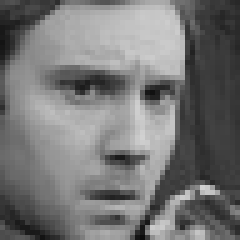
#> input picture sample/0.jpg, 48 x 48 px (shown 5 times larger)
$ jupyter execute --allow-errors main.ipynb
#> lines starting #> are read from the running program, lines starting #| are printed output that depends on the picture
# Expression Recognition - Short overview
1. We are given an image containing a face.

2. We classify the face in image to be happy or sad or angry etc..

3. Our images are 50 X 50 in size.

4. We use 'compact embedding' to extract important Features out of the image

5. We then use this as a 'Feature Vector' for data.

6. We train the model using SVM.

7. We then print the accuracy score for test data.

# Sample Image

[cell 1]
import numpy
import matplotlib.pyplot as plt
from PIL import Image
import sklearn
from scipy.signal import convolve2d
from PIL.ImageFilter import GaussianBlur
import os


im = Image.open("sample/0.jpg").convert("L")
#> im is the input picture: PIL image 48x48 L; min 11, max 209, mean 117.6
plt.figure()
plt.imshow(numpy.array(im))

# Embeddings

We try two different embeddings:
1. Edge detection algorithm.
2. Uniform Local Binary Pattern Histogram

## Edge detection: Robert Cross Edge detector
1. The Roberts Cross operator performs a simple, quick to compute, 2-D spatial gradient measurement on an image. It thus highlights regions of high spatial frequency which often correspond to edges.

2. In theory, the operator consists of a pair of 2×2 convolution kernels as shown in Figure 1. One kernel is simply the other rotated by 90°.

3. We apply this convolution using scipy's convolve2d to each pixel

[cell 2]
def _get_image_as_array(path: str):
    im = Image.open(path)
    im = im.convert(mode="L")

    arr = numpy.asarray(im)

    return arr

def _robert_edge_detector(path: str, blur: float, passfilter: int):
    #gx = numpy.array([[-1,0,1],[-2,0,2],[-1,0,1]])
    #gy = numpy.array([[1,2,1],[0,0,0], [-1,-2,-1]])

#> called with path = 'sample/0.jpg', blur = -1, passfilter = -1
    gx = numpy.array([[1,0],[0,-1]])
    gy = numpy.array([[0,1], [-1,0]])

    im = Image.open(path).convert("L")
    im = numpy.asarray(im)

    GX = convolve2d(im, gx, mode='same')
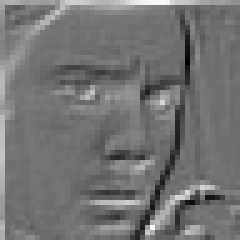
#> GX: shape (48, 48) int64 (shown 5 times larger); min -144, max 181, mean 3.4; drawn with min black and max white
    GY = convolve2d(im, gy, mode='same')
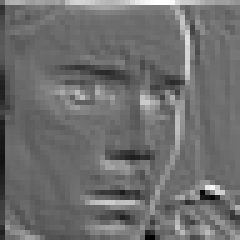
#> GY: shape (48, 48) int64 (shown 5 times larger); min -129, max 171, mean 1.1; drawn with min black and max white

    if blur > 0:
        G = numpy.array([[0.1,0.1],[0.1,0.1]])
        im = convolve2d(im, blur*G, mode='same')

        GX = convolve2d(im, gx, mode='same') * 1/numpy.sum(G)
        GY = convolve2d(im, gy, mode='same') * 1/numpy.sum(G)


    ret = numpy.absolute(GX) + numpy.absolute(GY)
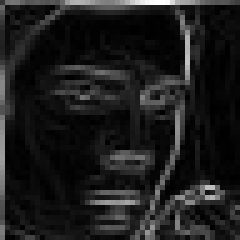
#> ret: shape (48, 48) int64 (shown 5 times larger); min 0, max 342, mean 39; drawn with min black and max white

    if passfilter > 0:
        th = passfilter
        th = numpy.average(ret)
        indxL = numpy.where(ret < th)
        indxH = numpy.where(ret >= th)

        ret[indxL] = 0
        ret[indxH] += 50

    return ret

im = _robert_edge_detector('sample/0.jpg', -1, -1)
plt.figure()
plt.imshow(im)

# Uniform Local Binary Pattern Histogram

1. The operator labels the pixels of an image by thresholding the 3x3-neighbourhood of each pixel with the center value and considering the result as a binary number.

2. Then the histogram of the labels can be used as a texture descriptor.

3.  A Local Binary Pattern is called uniform if it contains at most two bitwise transitions from 0 to 1 or vice versa.

4. In total there are 93 such numbers in range [0, 256] given by get ubins() function.

5. We split the given image into 9 tiles of 16 x 16 size.

6. Each tile gets a histogram of its's own.

7. Finally the feature vector is of size 837.

8. We can see that we reduced the FV size from 2500 to 837.

[cell 3]
def _split_mat(arr: numpy.ndarray, blk_size: int = 16):
    l = numpy.split(arr, list(range(blk_size,arr.shape[0],blk_size)))
    split = []
    for x in l:
        tmp = numpy.split(x, list(range(blk_size,arr.shape[0],blk_size)), axis=1)
        for y in tmp:
            split.append(y)
    return split
# bin(4)
def get_ubins():
    bins = []
    for i in range(256):
        bin_form = bin(i)
        bin_form = bin_form[2:]
        trns = 0
        #while len(bin_form) <= 8:
         #  bin_form = '0' + bin_form
        curr = bin_form[0]
        prev = bin_form[0]
        for x in bin_form:
            prev = curr
            curr = x
            if curr != prev:
                trns +=1
        if trns <= 2:
            bins.append(i)
    return bins

bins = get_ubins()

def _lbph_algorithm(path: str, ubins: list):
#> called with path = 'sample/0.jpg'
    im = Image.open(path).convert("L")
    im = numpy.array(im)
    min_indx = 0
    max_indx = im.shape[0]
#> max_indx = 48
    im.setflags(write=True)

    for i in range(max_indx):
        for j in range(max_indx):

            lbp = ''

            if (i-1) > min_indx and (j-1) > min_indx:
                if im[i][j] >= im[i-1][j-1]:
                    lbp += '0'
                else:
                    lbp += '1'

            if (i-1) > min_indx and (j) < max_indx:
                if im[i][j] >= im[i-1][j]:
                    lbp += '0'
                else:
                    lbp += '1'

            if (i-1) > min_indx and (j+1) < max_indx:
                if im[i][j] >= im[i-1][j+1]:
                    lbp += '0'
                else:
                    lbp += '1'

            if (i) < max_indx and (j+1) < max_indx:
                if im[i][j] >= im[i][j+1]:
                    lbp += '0'
                else:
                    lbp += '1'

            if (i+1) < max_indx and (j+1) < max_indx:
                if im[i][j] >= im[i+1][j+1]:
                    lbp += '0'
                else:
                    lbp += '1'

            if (i+1) < max_indx and (j) < max_indx:
                if im[i][j] >= im[i+1][j]:
                    lbp += '0'
                else:
                    lbp += '1'

            if (i+1) < max_indx and (j-1) > min_indx:
                if im[i][j] >= im[i+1][j-1]:
                    lbp += '0'
                else:
                    lbp += '1'

            if (i) < max_indx and (j-1) > min_indx:
                if im[i][j] >= im[i][j-1]:
                    lbp += '0'
                else:
                    lbp += '1'

            im[i][j] = int(lbp,2)
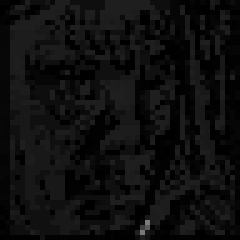
#> im: shape (48, 48) (shown 5 times larger); min 0, max 124, mean 14.4

    tiles = []

    tiles = _split_mat(im)
#> in _split_mat, `l = numpy.split(arr, list(range(blk_size,arr.shape[0],blk_size)))`: l = 3 items
#> the loop in _split_mat, `for x in l:` made 3 passes
#> after the loop in _split_mat, `for x in l:`: split = 9 items
#> tiles = 9 items

    hist = []

    for tile in tiles:
        o = numpy.histogram(tile, ubins)
        hist.append(o[0])
#> this loop made 9 passes
#> after the loop, hist = 9 items

    hist = numpy.concatenate(hist)
#> hist = 828 values, max 78 at index 567, min 0 at index 1, mean 2.78

    return im , hist

im, hist = _lbph_algorithm("sample/0.jpg", bins)

plt.figure()
plt.imshow(im)
plt.title('Image after applying LBP Algorithm')

plt.figure()
plt.plot(hist)
plt.title("Histogram obtained from ULBPH algorithm")
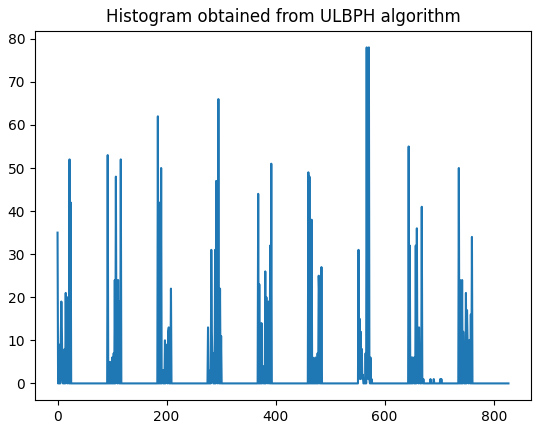
#> figure drawn by matplotlib, 1 panel; curve peaks at x = 567, y = 78

# Now we explain How ULBPH captures facial data.

1. Edges in images are high chage in pixel values in one direction relative to the current pixel.

2. Below diagram explains how LBP captures textures of data.

# Training

# Getting the data

[cell 4]
X = []
Y = []

TRAIN_PATH = "data/train/"

#> (the rest of this cell did not finish here and is left out)

# Train

[cell 5]
from sklearn.pipeline import make_pipeline
from sklearn.preprocessing import StandardScaler
from sklearn.svm import SVC

clf = make_pipeline(StandardScaler(), SVC())
#> (the rest of this cell did not finish here and is left out)

# Getting Test data

[cell 6]
TEST_PATH = "data/validation/"

X_test = []
Y_test = []

#> (the rest of this cell did not finish here and is left out)

# Prediction

[cell 7]
from sklearn.metrics import accuracy_score

#> (the rest of this cell did not finish here and is left out)

[cell 8]
from sklearn.metrics import confusion_matrix

#> (the rest of this cell did not finish here and is left out)

# XG Boost

[cell 9]
import xgboost as xgb

X_train = []
Y_train = []

TRAIN_PATH = "data/train/"

#> (the rest of this cell did not finish here and is left out)

#> (a cell that did not finish here is left out)

#> (a cell that did not finish here is left out)

[cell 12]
from sklearn.metrics import accuracy_score

#> (the rest of this cell did not finish here and is left out)

# Third Evaluation

# FV selection using LDA.

[cell 13]
import numpy
import matplotlib.pyplot as plt
from PIL import Image
import sklearn
import xgboost as xgb

from sklearn.pipeline import make_pipeline
from sklearn.preprocessing import StandardScaler
from sklearn.svm import SVC
from sklearn.discriminant_analysis import LinearDiscriminantAnalysis


def _get_image_as_array(path: str):
    im = Image.open(path)
    im = im.convert(mode="L")

    arr = numpy.asarray(im)

    return arr

[cell 14]
X1 = []
Y1 = []

TRAIN_PATH = "data/train/"

#> (the rest of this cell did not finish here and is left out)

# Plotting raw data

[cell 15]
import matplotlib.pyplot as plt
i = 1
j = 5

fig, ax = plt.subplots()
cls = numpy.unique(Y)
ax.set_xlabel(f"X[{i}] values")
ax.set_ylabel(f"X[{j}] values")

for y in cls:
    indx = numpy.where(Y==y)
    Y_plt = Y[indx]
    X_plt = X[indx]
    ax.scatter(X_plt[:,1], X_plt[:,5], label=f'{y}')
ax.legend()

# LDA

[cell 16]
transform = make_pipeline(StandardScaler(), LinearDiscriminantAnalysis())
#> (the rest of this cell did not finish here and is left out)

# Plotting data after LDA

[cell 17]
fig, ax = plt.subplots()
cls = numpy.unique(Y)
ax.set_xlabel(f"X[{i}] values")
ax.set_ylabel(f"X[{j}] values")

for y in cls:
    indx = numpy.where(Y==y)
    Y_plt = Y[indx]
    X_plt = X[indx]
    mean_X = numpy.mean(X_plt, axis = 1)
    Var_X  = numpy.var(X_plt, axis=1)
    ax.scatter(X_plt[:,1], X_plt[:,5] , label=f'{y}')
ax.legend()

$ run again, with sample/download.jpg copied over sample/0.jpg
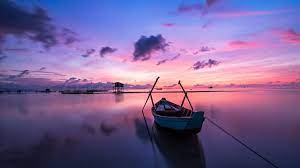
#> input picture sample/download.jpg, 300 x 168 px
#> after the loop in _lbph_algorithm, `for i in range(max_indx):`:
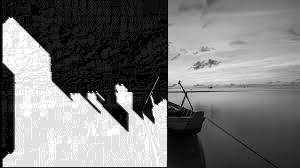
#> im: shape (168, 300); min 0, max 255, mean 118.6
#> l = 11 items
#> the loop in _split_mat, `for x in l:` made 11 passes
#> after the loop in _split_mat, `for x in l:`: split = 121 items
#> the loop in _lbph_algorithm, `for tile in tiles:` made 121 passes
#> in _lbph_algorithm, `hist = numpy.concatenate(hist)`: hist = 11132 values, max 1350 at index 3013, min 0 at index 1, mean 4.53
#> `[cell 3] def _split_mat(arr: numpy.ndarray, blk_size: int = 16): l = n..`:
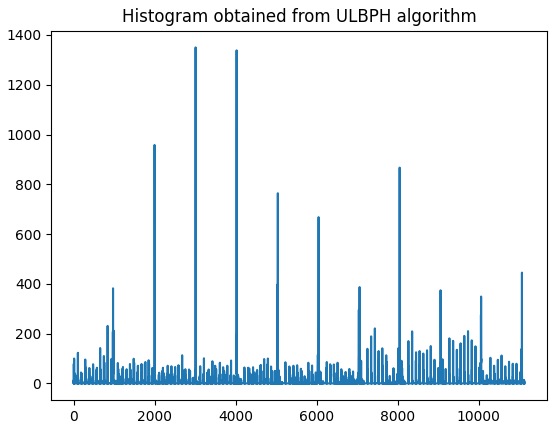
#> figure drawn by matplotlib, 1 panel; curve peaks at x = 3013, y = 1350
